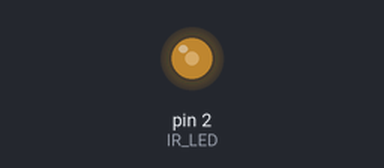
A sketch run on a simulated Arduino Uno, built with avr-gcc and run on an emulated ATmega328P. On the bench: output pins drawn as LEDs (lit = HIGH).

Above: at 0.1 s.
Timing chart, 0 to 1.6 s (numbered marks = the images above):
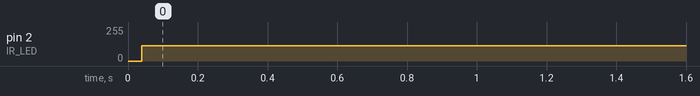

Measured:
- by itself, pin 2 (IR_LED): 0/255 → 114/255 at 0.04 s

The sketch:

ir_send.ino
```cpp
int IR_LED = 2;

void setup() {
  pinMode(IR_LED, OUTPUT);
  cli();
}

void loop() {
  // 38 kHz is about 13 microseconds high and 13 microseconds low
   digitalWrite(IR_LED, HIGH);    // this takes about 3 microseconds to happen
   delayMicroseconds(10);         // hang out for 10 microseconds, you can also change this to 9 if its not working
   digitalWrite(IR_LED, LOW);     // this also takes about 3 microseconds
   delayMicroseconds(10);         // hang out for 10 microseconds, you can also change this to 9 if its not working

}
```
